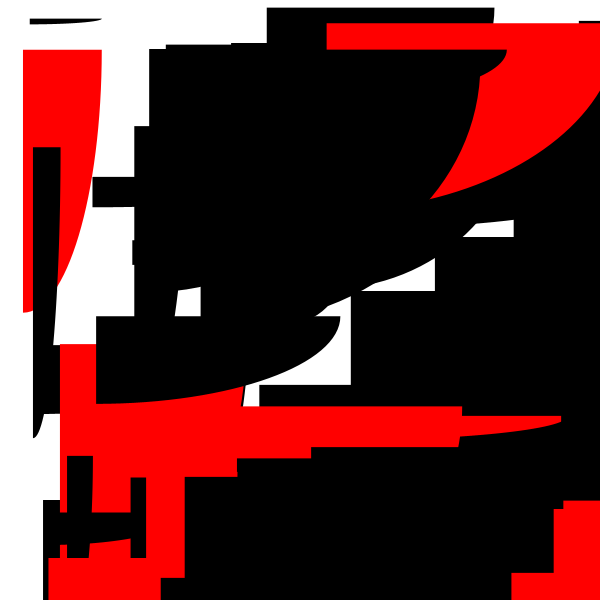
Frame 1 (no input)
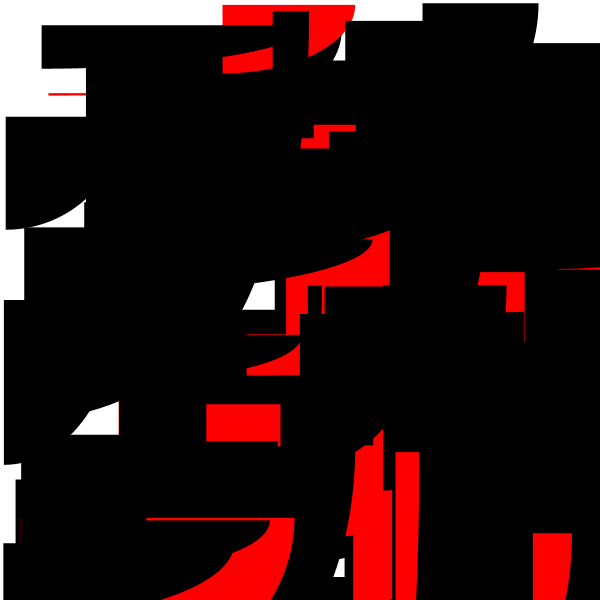
Frame 60 (the mouse pressed at the canvas centre just before this capture)
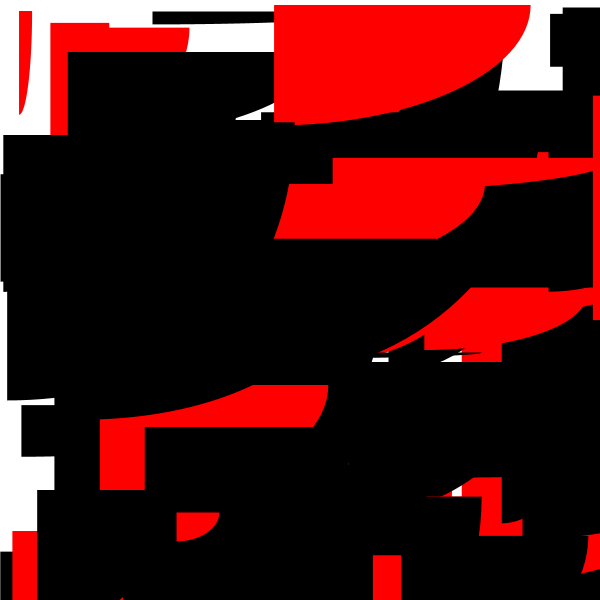
Frame 120 (the mouse held since frame 60 and released just before this capture)

The Processing sketch that drew these frames (run headless with seeded random() and noise(); from frame 60 on, the mouse is pressed at the canvas centre):

// Processing sketch: processing_63215
// ── processing_63215.pde


int totalObjectos; // numero total de objectos

float posX, posY; // variaveis para a posição horizontal e vertical dos objectos 
float posX2, posY2;// variaveis para a posição horizontal e vertical dos objectos

float r,g,b; // variaveis para a cor


float probabilidade;// variável nomeada de probabilidade 
float percentagem; // variável de percentagem


void setup() { // definição dos elementos estáticos
  
  size(600,600); // define a área de composição
  background (255); // define a cor de fundo
  smooth();// suaviza a composição

  
  totalObjectos = 100;// numero total de objectos
  
  
 percentagem = 20; // a percentagem é de 20 %
 probabilidade = 100 - percentagem; // os restantes objectos representam 80%
 

}

void draw()// definição dos elementos em animação
{ 
  background(255);// define a cor de fundo para que o fundo se mantenha sempre branco
  
  for ( int i = 0; i <totalObjectos; i++)// função em que a composição começa em 0 até o numero total de objectos
  {
     posX = random (width); // define que a posição horizonral varia entre a largura total
     posY = random (height); // define que a posição vertical varia entre a largura total
    posX2 = random (width); // define que a posição horizonral varia entre a largura total
     posY2 = random (height);// define que a posição vertical varia entre a largura total
   

   r = random(255); // define um valor para a componente vermelha entre 0 e 255
   g = random(255); // define um valor para a componente verde entre 0 e 255
   b = random(255); // define um valor para a componente azul entre 0 e 255
   
     
     
     if (random(100) > probabilidade){ // se a probabilidade for menor na variaçao entre 0 a 100 
      
      r = 255; 
      g = 0; 
      b = 0;
      
       
     }
     else // caso contrario, a cor dos objectos vai alterar para preto
     {
     r = 0;
     g = 0; 
     b = 0;
     
     }
     
     
     noStroke();// sem stroke
     fill(r,g,b);// o preenchimento dos objectos com as variaveis RGB já definidas anteriormente
     arc( posX, posY,posX2,posY2, 0, PI/2); // os arcos vão-se situar entre os valores estipulados
  } 
         
}
